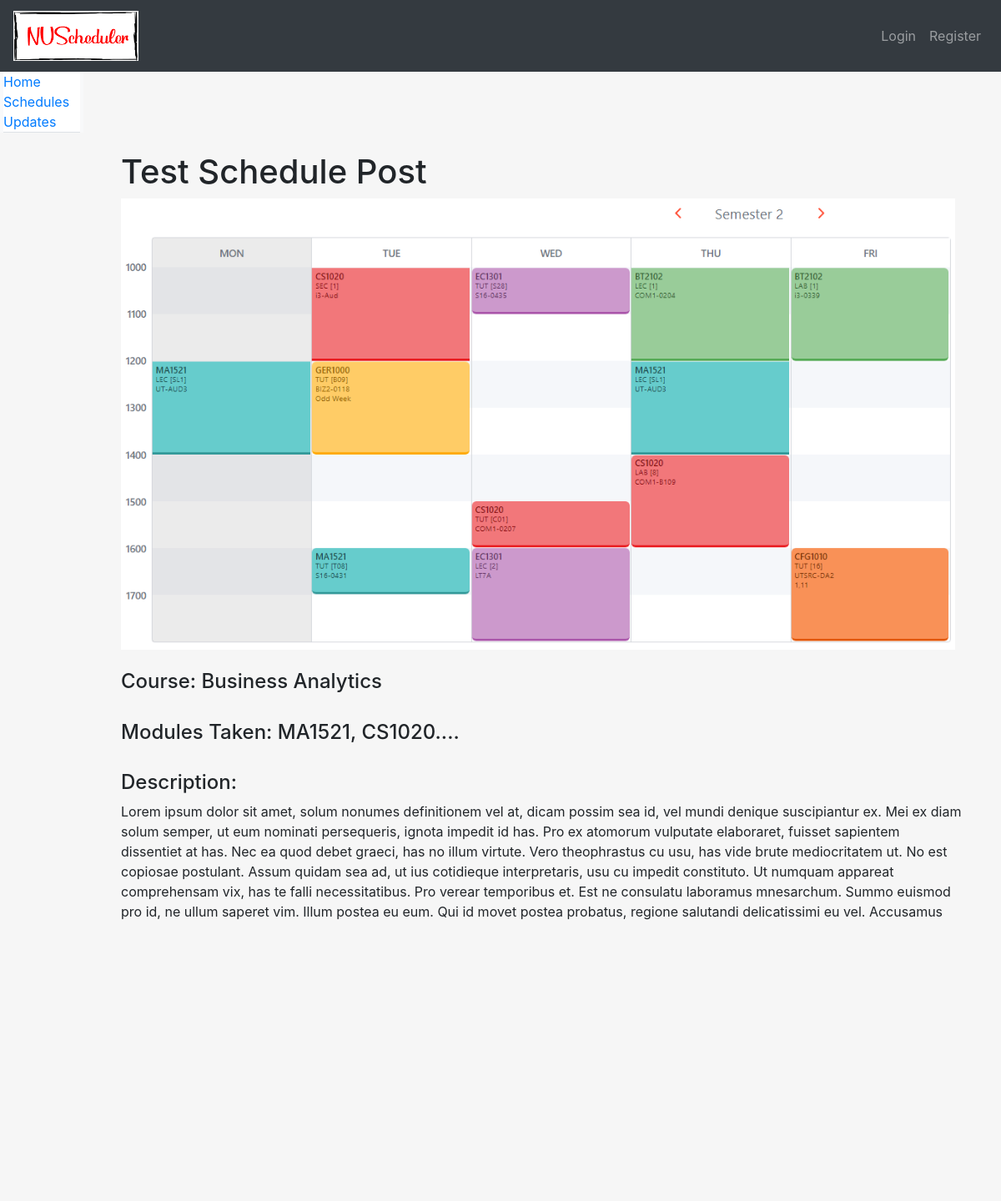
The page /schedule/16/ on the database its author committed.
### schedule/models.py (models this page shows, shortened)
class SchedulePost(models.Model):
    title = models.CharField(max_length=140)
    image = models.ImageField(upload_to='schedule_image')
    course_name = models.CharField(max_length=200)
    modules_taken = models.CharField(max_length=500)
    desc = models.TextField()
    user = models.ForeignKey(User, on_delete=models.CASCADE)
    created = models.DateTimeField(auto_now_add=True)
    updated = models.DateTimeField(auto_now=True)

### schedule/templates/schedule/schedule_post.html (shortened to what this page needs)
{% extends 'base.html' %}
{% block content %}
<div class="container-fluid">
    <br>
    <br>
    <h1>{{schedulepost.title}}</h1>
    {% if schedulepost.image %}
        <img src="{{ schedulepost.image.url }}" width="1000">
        <br>
    {% endif %}
    <br>
    <h4>Course: {{ schedulepost.course_name }}</h4>
    <br>
    <h4>Modules Taken: {{ schedulepost.modules_taken }}</h4>
    <br>
    <h4>Description:</h4>
    <p>{{ schedulepost.desc }}</p>
    <br>
    <h6>Posted by <a href="{% url 'view_other_profile' username=schedulepost.user.username %}">{{ schedulepost.user.get_full_name }}</a> on {{ schedulepost.created }}</h6>
    <h6>Last edited by <a href="{% url 'view_other_profile' username=schedulepost.user.username %}"> {{ schedulepost.user.get_full_name }}</a> on {{ schedulepost.updated }}</h6>
    <br>
</div>
<br>
{% endblock %}

### homepage/templates/base.html (style rules this page uses)
html, body { height:100% }

### rows shown on the page
SchedulePost: title "Test Schedule Post", image (picture), course_name "Business Analytics", modules_taken "MA1521, CS1020....", desc "Lorem ipsum dolor sit amet, solum nonumes definitionem vel at, dicam possim sea id, vel mundi denique suscipiantur ex. Mei ex diam solum semper, ut eum nominati persequeris, ignota impedit id has. Pro ex atomorum vulputate elaboraret, fuisset sapientem dissentiet at has. Nec ea quod debet graeci, has no illum virtute. Vero theophrastus cu usu, has vide brute mediocritatem ut. No est copiosae postulant. Assum quidam sea ad, ut ius cotidieque interpretaris, usu cu impedit constituto. Ut numquam appareat comprehensam vix, has te falli necessitatibus. Pro verear temporibus et. Est ne consulatu laboramus mnesarchum. Summo euismod pro id, ne ullum saperet vim. Illum postea eu eum. Qui id movet…"
